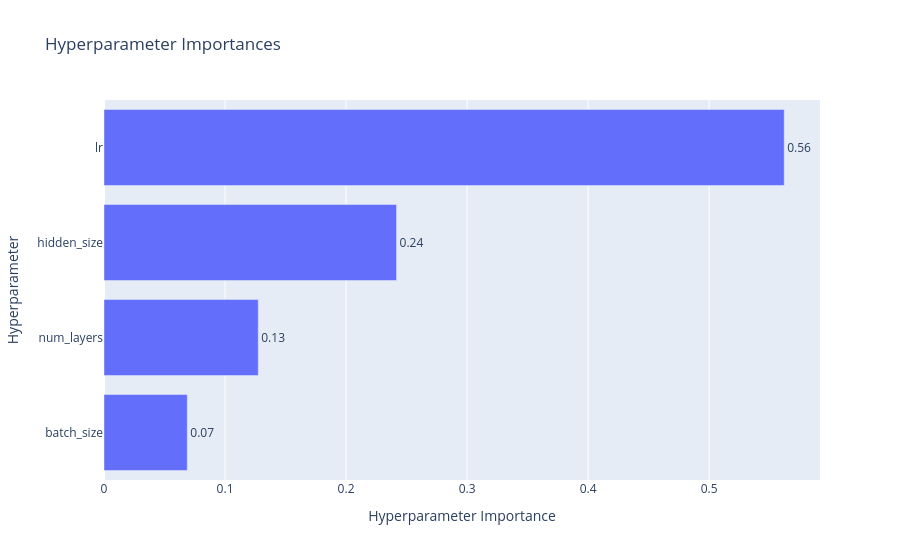

The cell this chart's notebook holds for it:
### Code cell
vis.plot_param_importances(study)

### Figure 1 — Plotly figure (JSON) as saved in the notebook; plotly's stock layout.template omitted (floating-point values rounded to 4 significant figures)
{"data": [{"cliponaxis": false, "hovertemplate": ["batch_size (CategoricalDistribution): 0.06881700019525061<extra></extra>", "num_layers (IntDistribution): 0.1274568672386587<extra></extra>", "hidden_size (IntDistribution): 0.24172064168693688<extra></extra>", "lr (FloatDistribution): 0.5620054908791539<extra></extra>"], "name": "Objective Value", "orientation": "h", "text": ["0.07", "0.13", "0.24", "0.56"], "textposition": "outside", "type": "bar", "x": [0.06882, 0.1275, 0.2417, 0.562], "y": ["batch_size", "num_layers", "hidden_size", "lr"]}], "layout": {"title": {"text": "Hyperparameter Importances"}, "xaxis": {"title": {"text": "Hyperparameter Importance"}}, "yaxis": {"title": {"text": "Hyperparameter"}}}}
